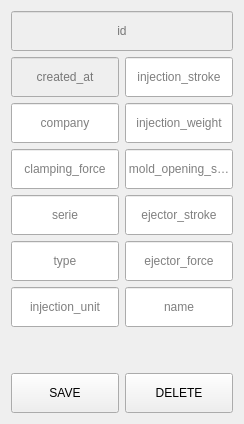
      <widget class="QWidget" name="tab_5">
       <attribute name="title">
        <string>Machines</string>
       </attribute>
       <layout class="QVBoxLayout" name="verticalLayout_21">
        <item>
         <widget class="QLineEdit" name="lineEdit_8">
          <property name="enabled">
           <bool>false</bool>
          </property>
          <property name="minimumSize">
           <size>
            <width>100</width>
            <height>40</height>
           </size>
          </property>
          <property name="alignment">
           <set>Qt::AlignCenter</set>
          </property>
          <property name="placeholderText">
           <string>id</string>
          </property>
         </widget>
        </item>
        <item>
         <layout class="QHBoxLayout" name="horizontalLayout_2">
          <item>
           <layout class="QVBoxLayout" name="verticalLayout_5">
            <item>
             <widget class="QLineEdit" name="lineEdit_72">
              <property name="enabled">
               <bool>false</bool>
              </property>
              <property name="minimumSize">
               <size>
                <width>100</width>
                <height>40</height>
               </size>
              </property>
              <property name="alignment">
               <set>Qt::AlignCenter</set>
              </property>
              <property name="placeholderText">
               <string>created_at</string>
              </property>
             </widget>
            </item>
            <item>
             <widget class="QLineEdit" name="lineEdit_76">
              <property name="minimumSize">
               <size>
                <width>100</width>
                <height>40</height>
               </size>
              </property>
              <property name="alignment">
               <set>Qt::AlignCenter</set>
              </property>
              <property name="placeholderText">
               <string>company</string>
              </property>
             </widget>
            </item>
            <item>
             <widget class="QLineEdit" name="lineEdit_77">
              <property name="minimumSize">
               <size>
                <width>100</width>
                <height>40</height>
               </size>
              </property>
              <property name="alignment">
               <set>Qt::AlignCenter</set>
              </property>
              <property name="placeholderText">
               <string>clamping_force</string>
              </property>
             </widget>
            </item>
            <item>
             <widget class="QLineEdit" name="lineEdit_78">
              <property name="minimumSize">
               <size>
                <width>100</width>
                <height>40</height>
               </size>
              </property>
              <property name="alignment">
               <set>Qt::AlignCenter</set>
              </property>
              <property name="placeholderText">
               <string>serie</string>
              </property>
             </widget>
            </item>
            <item>
             <widget class="QLineEdit" name="lineEdit_79">
              <property name="minimumSize">
               <size>
                <width>100</width>
                <height>40</height>
               </size>
              </property>
              <property name="alignment">
               <set>Qt::AlignCenter</set>
              </property>
              <property name="placeholderText">
               <string>type</string>
              </property>
             </widget>
            </item>
            <item>
             <widget class="QLineEdit" name="lineEdit_86">
              <property name="minimumSize">
               <size>
                <width>100</width>
                <height>40</height>
               </size>
              </property>
              <property name="alignment">
               <set>Qt::AlignCenter</set>
              </property>
              <property name="placeholderText">
               <string>injection_unit</string>
              </property>
             </widget>
            </item>
           </layout>
          </item>
          <item>
           <layout class="QVBoxLayout" name="verticalLayout_6">
            <item>
             <widget class="QLineEdit" name="lineEdit_9">
              <property name="minimumSize">
               <size>
                <width>100</width>
                <height>40</height>
               </size>
              </property>
              <property name="alignment">
               <set>Qt::AlignCenter</set>
              </property>
              <property name="placeholderText">
               <string>injection_stroke</string>
              </property>
             </widget>
            </item>
            <item>
             <widget class="QLineEdit" name="lineEdit_80">
              <property name="minimumSize">
               <size>
                <width>100</width>
                <height>40</height>
               </size>
              </property>
              <property name="alignment">
               <set>Qt::AlignCenter</set>
              </property>
              <property name="placeholderText">
               <string>injection_weight</string>
              </property>
             </widget>
            </item>
            <item>
             <widget class="QLineEdit" name="lineEdit_81">
              <property name="minimumSize">
               <size>
                <width>100</width>
                <height>40</height>
               </size>
              </property>
              <property name="alignment">
               <set>Qt::AlignCenter</set>
              </property>
              <property name="placeholderText">
               <string>mold_opening_stroke</string>
              </property>
             </widget>
            </item>
            <item>
             <widget class="QLineEdit" name="lineEdit_82">
              <property name="minimumSize">
               <size>
                <width>100</width>
                <height>40</height>
               </size>
              </property>
              <property name="alignment">
               <set>Qt::AlignCenter</set>
              </property>
              <property name="placeholderText">
               <string>ejector_stroke</string>
              </property>
             </widget>
            </item>
            <item>
             <widget class="QLineEdit" name="lineEdit_83">
              <property name="minimumSize">
               <size>
                <width>100</width>
                <height>40</height>
               </size>
              </property>
              <property name="alignment">
               <set>Qt::AlignCenter</set>
              </property>
              <property name="placeholderText">
               <string>ejector_force</string>
              </property>
             </widget>
            </item>
            <item>
             <widget class="QLineEdit" name="lineEdit_84">
              <property name="minimumSize">
               <size>
                <width>100</width>
                <height>40</height>
               </size>
              </property>
              <property name="alignment">
               <set>Qt::AlignCenter</set>
              </property>
              <property name="placeholderText">
               <string>name</string>
              </property>
             </widget>
            </item>
           </layout>
          </item>
         </layout>
        </item>
        <item>
         <spacer name="verticalSpacer_6">
          <property name="orientation">
           <enum>Qt::Vertical</enum>
          </property>
          <property name="sizeHint" stdset="0">
           <size>
            <width>20</width>
            <height>40</height>
           </size>
          </property>
         </spacer>
        </item>
        <item>
         <layout class="QHBoxLayout" name="horizontalLayout_17">
          <property name="spacing">
           <number>6</number>
          </property>
          <item>
           <widget class="QPushButton" name="pushButton_14">
            <property name="minimumSize">
             <size>
              <width>0</width>
              <height>40</height>
             </size>
            </property>
            <property name="text">
             <string>SAVE</string>
            </property>
           </widget>
          </item>
          <item>
           <widget class="QPushButton" name="pushButton_15">
            <property name="minimumSize">
             <size>
              <width>0</width>
              <height>40</height>
             </size>
            </property>
            <property name="text">
             <string>DELETE</string>
            </property>
           </widget>
          </item>
         </layout>
        </item>
       </layout>
      </widget>
